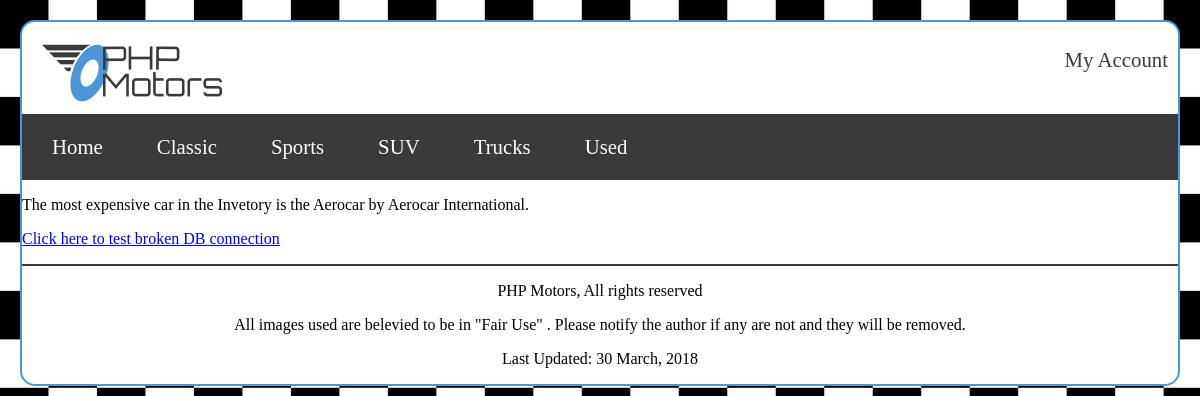
The app's page /phpmotors/db-test2.php with its own data.
### tables this page shows
CREATE TABLE `carclassification` (
  `classificationId` int NOT NULL,
  `classificationName` varchar(30) NOT NULL
);

CREATE TABLE `inventory` (
  `invId` int UNSIGNED NOT NULL,
  `invMake` varchar(30) NOT NULL,
  `invModel` varchar(30) NOT NULL,
  `invDescription` text NOT NULL,
  `invImage` varchar(50) NOT NULL,
  `invThumbnail` varchar(50) NOT NULL,
  `invPrice` decimal(10,0) NOT NULL,
  `invStock` smallint NOT NULL,
  `invColor` varchar(20) NOT NULL,
  `classificationId` int NOT NULL
);

### phpmotors/model/main-model.php (called while the page is built, shortened)
<?php
function getClassifications()
{
	$db = createConnection();
	$sql = 'SELECT classificationName, classificationID as cNum FROM carclassification ORDER BY classificationName ASC';
	$stmt = $db->prepare($sql);
	$stmt->execute();
	$classifications = $stmt->fetchAll();
	return $classifications;
}
?>

### phpmotors/db-test2.php (the view, shortened to what this page needs)
<!DOCTYPE html>
<html lang="en-us">
<head>
    <link rel="stylesheet" href="css/style.css">
</head>
<body>
<?php
include('structure/header.php');
include('structure/nav.php');
?>
<main>
<?php
$sample_car=$link->query("select * from inventory order by invPrice desc limit 1")->fetch();
echo "<p>The most expensive car in the Invetory is the ".$sample_car['invModel']." by ".$sample_car['invMake'].".</p>\n";
?>
<p><a href='db-test2.php'>Click here to test broken DB connection</a></p>
</main>
<?php
include('structure/footer.php');
?>
</body>
</html>

### phpmotors/structure/header.php
<header>
	<img src="<?php echo $depth_str;?>images/site/logo.png" alt="PHP Motors Logo">
	<p><a id="login-link" href="<?php echo $depth_str;?>accounts/?action=account">My Account</a></p>
</header>

### phpmotors/structure/nav.php (shortened to what this page needs)
<?php
	require_once($depth_str.'model/main-model.php');
	$class=getClassifications();
?>
<nav>
<ul>
<li><a href='<?php echo $depth_str;?>index.php' title='View the PHP Motors home page'>Home</a></li>
<?php
foreach ($class as $c)
{
	echo "<li";
	if($action==$c['classificationName']) echo " id='nav_active'";
	echo "><a href='../phpmotors/index.php?action=".urlencode($c['classificationName'])."' title='View our ".$c['classificationName']." page'>".$c['classificationName']."</a></li>\n";
}
?>
</ul>
</nav>

### phpmotors/structure/footer.php
<footer>
    <p>PHP Motors, All rights reserved</p>
    <p>All images used are belevied to be in "Fair Use" . Please notify the author if any are not and they will be removed.</p>
    <p>Last Updated: 30 March, 2018</p>
</footer>

### phpmotors/css/style.css (style rules this page uses)
html { background-image: url('../images/site/small_check.jpg'); }
body { border: 2px solid #4c96d7; border-radius: 15px; background-color: white; margin: 20px; }
header { display: flex; justify-content: space-between; padding: 10px; }
#login-link { text-decoration: none; color: #3a3a3a; font-size: 1.3em; }
nav { background-color: #3a3a3a; padding: 5px; }
nav li { padding: 0px 25px; font-size: 1.3em; }
nav a { text-decoration: none; color: #ffffff; }
nav li { display: inline; }
nav ul { padding: 0px; }
footer { border-top: 2px solid #3a3a3a; text-align: center; }
@media (min-width: 500px) { nav li { display: inline; } }

### records on screen
carclassification: classificationName "Classic"
carclassification: classificationName "Sports"
carclassification: classificationName "SUV"
carclassification: classificationName "Trucks"
carclassification: classificationName "Used"
inventory: invModel "Aerocar", invMake "Aerocar International"
